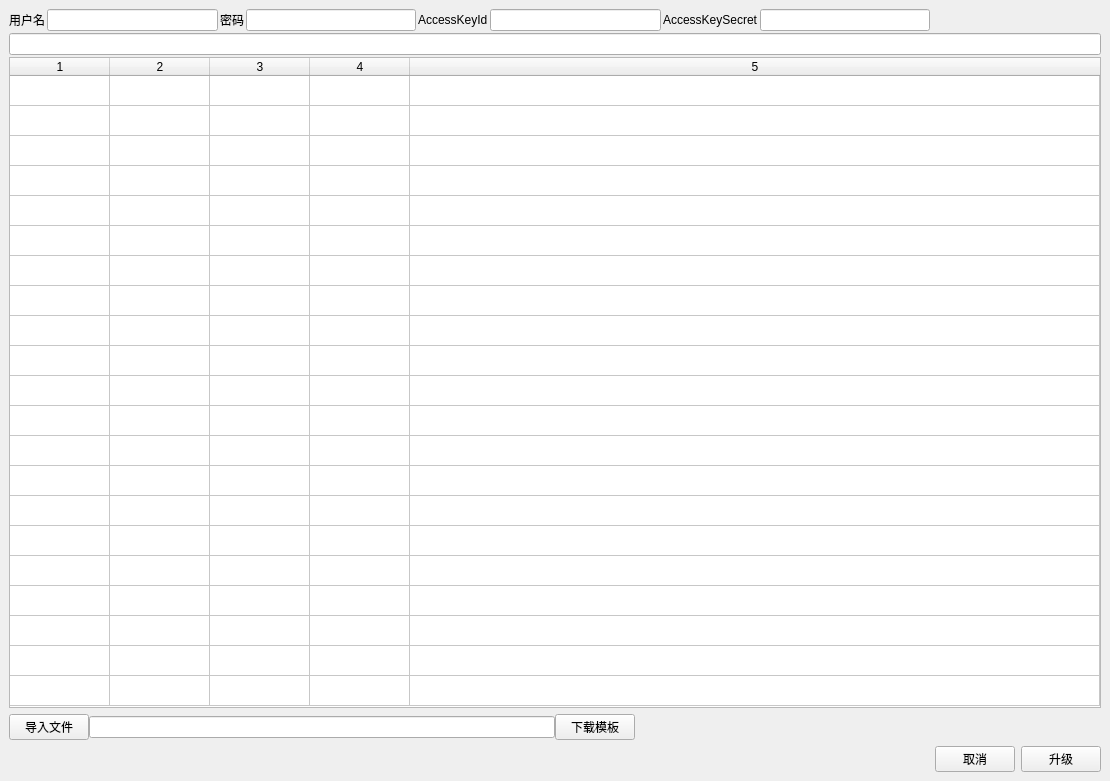
<?xml version="1.0" encoding="UTF-8"?>
<ui version="4.0">
 <class>MainWindow</class>
 <widget class="QMainWindow" name="MainWindow">
  <property name="geometry">
   <rect>
    <x>0</x>
    <y>0</y>
    <width>1110</width>
    <height>781</height>
   </rect>
  </property>
  <property name="minimumSize">
   <size>
    <width>0</width>
    <height>0</height>
   </size>
  </property>
  <property name="maximumSize">
   <size>
    <width>16777215</width>
    <height>16777215</height>
   </size>
  </property>
  <property name="windowTitle">
   <string>云升级</string>
  </property>
  <widget class="QWidget" name="centralwidget">
   <layout class="QVBoxLayout" name="verticalLayout_2">
    <item>
     <layout class="QVBoxLayout" name="verticalLayout">
      <property name="spacing">
       <number>2</number>
      </property>
      <item>
       <layout class="QHBoxLayout" name="horizontalLayout_number">
        <item>
         <widget class="QLabel" name="username_label">
          <property name="text">
           <string>用户名</string>
          </property>
         </widget>
        </item>
        <item>
         <widget class="QLineEdit" name="username_lineEdit"/>
        </item>
        <item>
         <widget class="QLabel" name="password_label">
          <property name="text">
           <string>密码</string>
          </property>
         </widget>
        </item>
        <item>
         <widget class="QLineEdit" name="password_lineEdit"/>
        </item>
        <item>
         <widget class="QLabel" name="access_key_id_label">
          <property name="text">
           <string>AccessKeyId</string>
          </property>
         </widget>
        </item>
        <item>
         <widget class="QLineEdit" name="access_key_id_lineEdit"/>
        </item>
        <item>
         <widget class="QLabel" name="access_key_secret_label">
          <property name="text">
           <string>AccessKeySecret</string>
          </property>
         </widget>
        </item>
        <item>
         <widget class="QLineEdit" name="access_key_secret_lineEdit"/>
        </item>
        <item>
         <spacer name="horizontalSpacer">
          <property name="orientation">
           <enum>Qt::Horizontal</enum>
          </property>
          <property name="sizeHint" stdset="0">
           <size>
            <width>40</width>
            <height>20</height>
           </size>
          </property>
         </spacer>
        </item>
       </layout>
      </item>
      <item>
       <widget class="QLineEdit" name="message_lineEdit">
        <property name="focusPolicy">
         <enum>Qt::NoFocus</enum>
        </property>
       </widget>
      </item>
      <item>
       <widget class="QTableWidget" name="upgrade_detail_TableWidget">
        <property name="rowCount">
         <number>21</number>
        </property>
        <property name="columnCount">
         <number>5</number>
        </property>
        <attribute name="horizontalHeaderVisible">
         <bool>true</bool>
        </attribute>
        <attribute name="horizontalHeaderCascadingSectionResizes">
         <bool>true</bool>
        </attribute>
        <attribute name="horizontalHeaderHighlightSections">
         <bool>true</bool>
        </attribute>
        <attribute name="horizontalHeaderShowSortIndicator" stdset="0">
         <bool>true</bool>
        </attribute>
        <attribute name="horizontalHeaderStretchLastSection">
         <bool>true</bool>
        </attribute>
        <attribute name="verticalHeaderVisible">
         <bool>false</bool>
        </attribute>
        <attribute name="verticalHeaderHighlightSections">
         <bool>true</bool>
        </attribute>
        <row/>
        <row/>
        <row/>
        <row/>
        <row/>
        <row/>
        <row/>
        <row/>
        <row/>
        <row/>
        <row/>
        <row/>
        <row/>
        <row/>
        <row/>
        <row/>
        <row/>
        <row/>
        <row/>
        <row/>
        <row/>
        <column/>
        <column/>
        <column/>
        <column/>
        <column/>
       </widget>
      </item>
     </layout>
    </item>
    <item>
     <layout class="QHBoxLayout" name="horizontalLayout_File">
      <property name="spacing">
       <number>0</number>
      </property>
      <item>
       <widget class="QPushButton" name="input_file_Button">
        <property name="text">
         <string>导入文件</string>
        </property>
       </widget>
      </item>
      <item>
       <widget class="QLineEdit" name="lineEdit_filePath"/>
      </item>
      <item>
       <widget class="QPushButton" name="download_file_Button">
        <property name="text">
         <string>下载模板</string>
        </property>
       </widget>
      </item>
      <item>
       <spacer name="horizontalSpacer_2">
        <property name="orientation">
         <enum>Qt::Horizontal</enum>
        </property>
        <property name="sizeHint" stdset="0">
         <size>
          <width>40</width>
          <height>20</height>
         </size>
        </property>
       </spacer>
      </item>
     </layout>
    </item>
    <item>
     <layout class="QHBoxLayout" name="horizontalLayout_Bottom">
      <item>
       <spacer name="horizontalSpacer_3">
        <property name="orientation">
         <enum>Qt::Horizontal</enum>
        </property>
        <property name="sizeHint" stdset="0">
         <size>
          <width>40</width>
          <height>20</height>
         </size>
        </property>
       </spacer>
      </item>
      <item>
       <widget class="QPushButton" name="cancel_Button">
        <property name="text">
         <string>取消</string>
        </property>
       </widget>
      </item>
      <item>
       <widget class="QPushButton" name="upgrade_Button">
        <property name="text">
         <string>升级</string>
        </property>
       </widget>
      </item>
     </layout>
    </item>
   </layout>
  </widget>
 </widget>
 <resources/>
 <connections/>
</ui>
